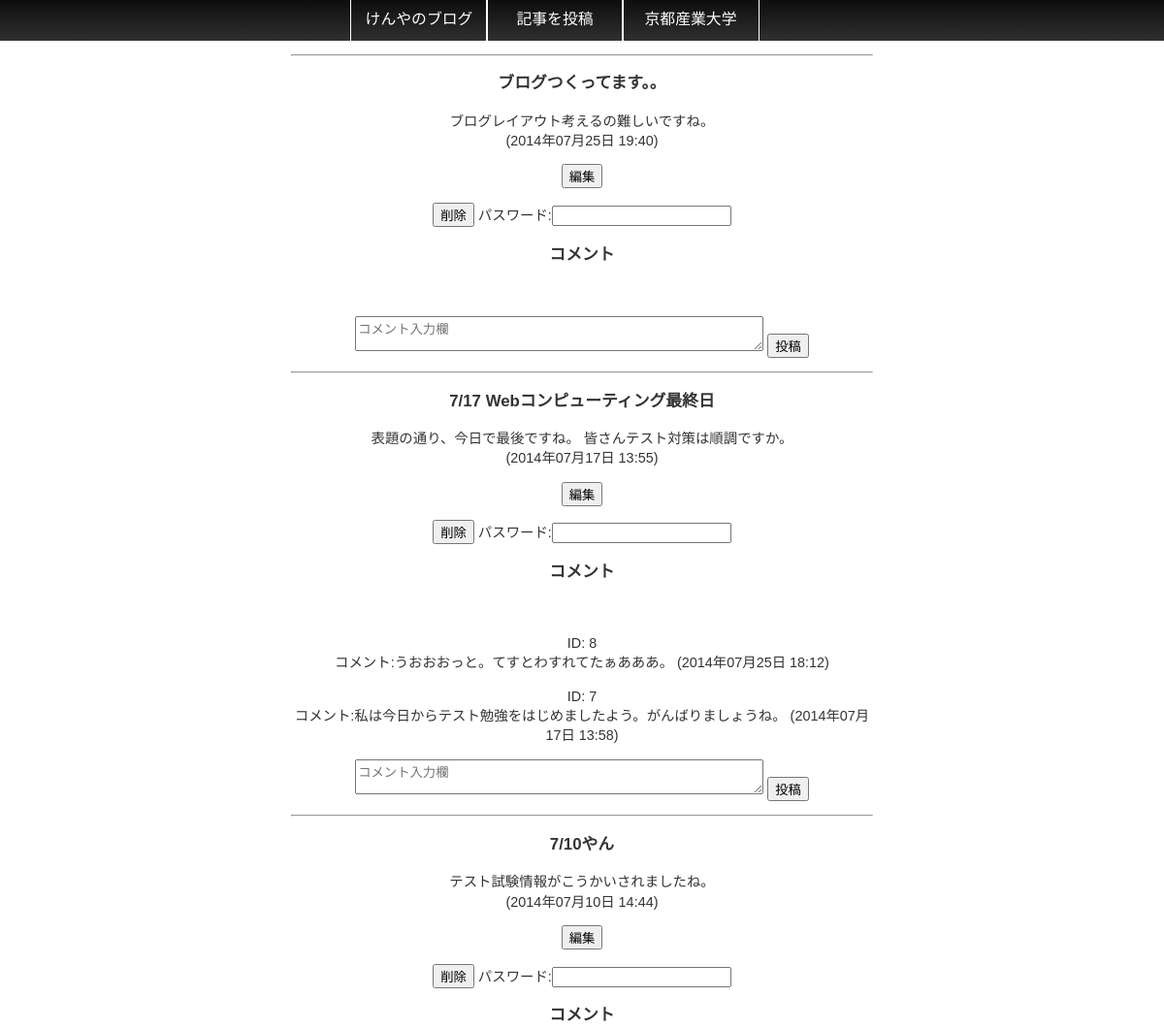
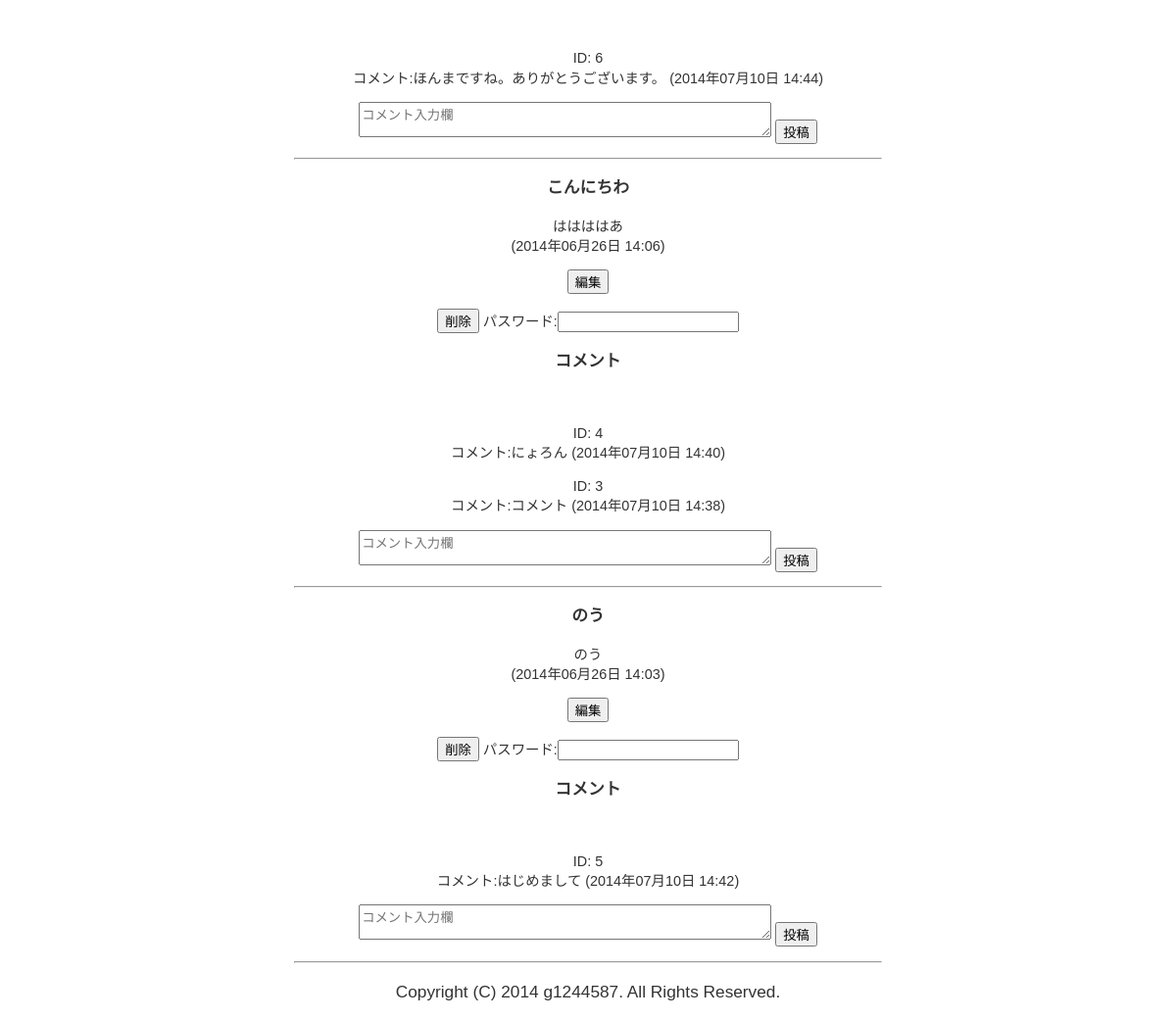
The page / on the database its author committed (2 pictures, top to bottom).
### tables this page shows
CREATE TABLE posts(id integer primary key autoincrement, title text, contents text, date text);

CREATE TABLE comments(id integer primary key autoincrement, pid integer, contents text, date timestamp);

### index.php (the view, shortened to what this page needs)
<!DOCTYPE html>
<html>
<head>
<link rel="stylesheet" href="css.css" type="text/css">
</head>
<body>
<div id="navi">
<ul>
<li><a href="./index.php">けんやのブログ</a></li>
<li><a href="./post.php">記事を投稿</a></li>
<li><a href="http://www.kyoto-su.ac.jp">京都産業大学</a></li>
</ul>
</div>
<div id="body">
<br><br>
<hr/>
<?php
	try{
		$dbh = new PDO('sqlite:blog.db','','');
		$sth = $dbh->prepare("select * from posts order by date desc");
		$sth->execute();
		while ($row = $sth->fetch()) {
			$time = preg_split("/[\s.:-]+/",$row['date']);
	?>
<h3><?php echo $row['title'] ?></h3>
<p>
<?php echo $row['contents'] ?><br>
(<?php echo $time[0]."年".$time[1]."月". $time[2]."日 ".$time[3].":".$time[4] ?>)
</p>
<form action="edit.php" method="post">
<p>
<input type="submit" value="編集">
</p>
</form>
<form action="delete.php" method="post">
<p>
<input type="submit" value="削除" />
パスワード:<input type="password" name="password" size="20" />
</p>
</form>
<h3>コメント</h3>
<br>
<?php
	try{
		$dbh2 = new PDO('sqlite:blog.db','','');
		$sth2 = $dbh2->prepare("select * from comments order by date desc");
		$sth2->execute();
		while($row2 = $sth2->fetch()){
			$time2 = preg_split("/[\s.:-]+/",$row2['date']);
			?>
<p>
	<?php
		if($row['id'] == $row2['pid']){
		echo "ID: ".$row2['id']."<br>";
		echo "コメント:".$row2['contents'];
		?>
	<?php
	 echo "(".$time2[0]."年".$time2[1]."月". $time2[2]."日 ".$time2[3].":".$time2[4].")";
		echo "<br>";
	 }
	 ?>
</p>
	<?php
		}
		} Catch (PDOException $e) {
			print "エラー!: " . $e->getMessage() . "<br/>";
			die();
		}
		?>
<form action="comments.php" method="post">
<p>
	<textarea name="contents" rows="2" cols="50" placeholder="コメント入力欄"></textarea>
	<input type="submit" value="投稿">
</p>
</form>
<hr/>
<?php
	}
	} Catch (PDOException $e) {
		print "エラー!: " . $e->getMessage() . "<br/>";
		die();
	}
	?>
</div>
<footer>
<p>Copyright (C) 2014 g1244587. All Rights Reserved.</p>
</footer>
</body>
</html>

### css.css (style rules this page uses)
body { padding: 0; line-height:1.4; color:#333; font-family:Arial, sans-serif; font-size:0.9em; background-color: #ffffff; text-align: center; width:600px; margin-left: auto; margin-right: auto; }
footer { text-align:center; font-size:1.2em; }
div#navi { position:fixed; top:0; left:0; right:0; height:5７px; margin-top:-16px; margin-left:0; margin-right:0; background: -webkit-gradient(linear, left top, left bottom, color-stop(0.00, #000), color-stop(1.00, #303030)); background: -webkit-linear-gradient(#000, #303030); background: -moz-linear-gradient(#000, #303030); background: -o-linear-gradient(#000, #303030); background: -ms-linear-gradient(#000, #303030); background: linear-gradient(#000, #303030); }
#navi ul { margin-left:0; padding-left:0; list-style-type:none; width:100%; border-top:1px solid #cccccc; border-bottom:1px solid #cccccc; border-left:1px solid #cccccc; position:relative; left:30%; }
#navi li { float:left; width:140px; }
#navi a { display:inline-block; padding-top:10px; padding-bottom:10px; border-right:1px solid #ffffff; border-left:1px solid #ffffff; text-align:center; text-decoration:none; color:#ffffff; width:140px; font-size:1.1em; }

### rows shown on the page
posts: title "ブログつくってます。。", contents "ブログレイアウト考えるの難しいですね。", date "2014", date "07", date "25", date "19", date "40"
posts: title "7/17 Webコンピューティング最終日", contents "表題の通り、今日で最後ですね。 皆さんテスト対策は順調ですか。", date "2014", date "07", date "17", date "13", date "55"
comments: id "8", contents "うおおおっと。てすとわすれてたぁあああ。", date "2014", date "07", date "25", date "18", date "12"
comments: id "7", contents "私は今日からテスト勉強をはじめましたよう。がんばりましょうね。", date "2014", date "07", date "17", date "13", date "58"
posts: title "7/10やん", contents "テスト試験情報がこうかいされましたね。", date "2014", date "07", date "10", date "14", date "44"
comments: id "6", contents "ほんまですね。ありがとうございます。", date "2014", date "07", date "10", date "14", date "44"
posts: title "こんにちわ", contents "ははははあ", date "2014", date "06", date "26", date "14"
comments: id "4", contents "にょろん", date "2014", date "07", date "10", date "14", date "40"
comments: id "3", contents "コメント", date "2014", date "07", date "10", date "14", date "38"
posts: title "のう", contents "のう", date "2014", date "06", date "26", date "14", date "03"
comments: id "5", contents "はじめまして", date "2014", date "07", date "10", date "14", date "42"
